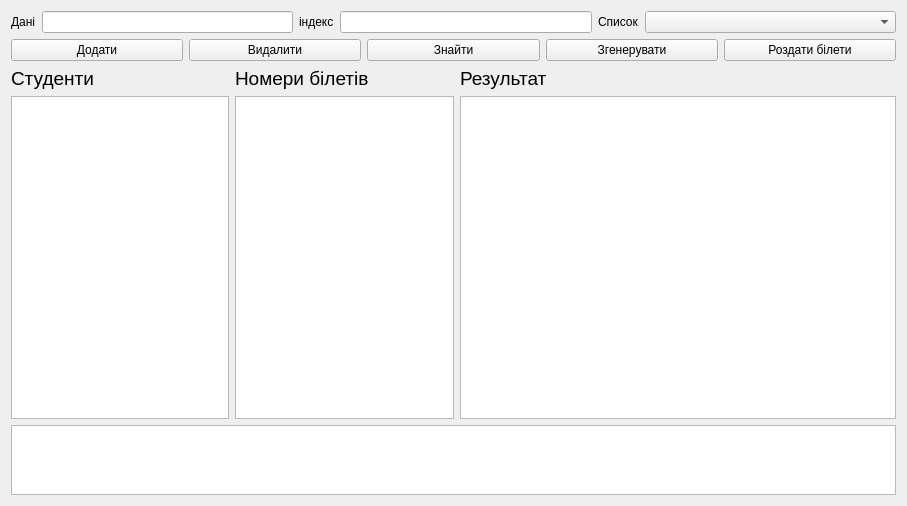
<?xml version="1.0" encoding="UTF-8"?>
<ui version="4.0">
 <class>Form</class>
 <widget class="QWidget" name="Form">
  <property name="geometry">
   <rect>
    <x>0</x>
    <y>0</y>
    <width>907</width>
    <height>506</height>
   </rect>
  </property>
  <property name="windowTitle">
   <string>Лабораторна робота 3</string>
  </property>
  <layout class="QVBoxLayout" name="verticalLayout_5" stretch="0,5,1">
   <item>
    <layout class="QVBoxLayout" name="verticalLayout">
     <item>
      <layout class="QHBoxLayout" name="horizontalLayout" stretch="0,1,0,1,0,1">
       <item>
        <widget class="QLabel" name="label">
         <property name="text">
          <string>Дані</string>
         </property>
        </widget>
       </item>
       <item>
        <widget class="QLineEdit" name="leData"/>
       </item>
       <item>
        <widget class="QLabel" name="label_3">
         <property name="text">
          <string>індекс</string>
         </property>
        </widget>
       </item>
       <item>
        <widget class="QLineEdit" name="leIndex"/>
       </item>
       <item>
        <widget class="QLabel" name="label_2">
         <property name="text">
          <string>Список</string>
         </property>
        </widget>
       </item>
       <item>
        <widget class="QComboBox" name="cbList"/>
       </item>
      </layout>
     </item>
     <item>
      <layout class="QHBoxLayout" name="horizontalLayout_2">
       <item>
        <widget class="QPushButton" name="pbAdd">
         <property name="text">
          <string>Додати</string>
         </property>
        </widget>
       </item>
       <item>
        <widget class="QPushButton" name="pbDelete">
         <property name="text">
          <string>Видалити</string>
         </property>
        </widget>
       </item>
       <item>
        <widget class="QPushButton" name="pbFind">
         <property name="text">
          <string>Знайти</string>
         </property>
        </widget>
       </item>
       <item>
        <widget class="QPushButton" name="pbGenerate">
         <property name="text">
          <string>Згенерувати</string>
         </property>
        </widget>
       </item>
       <item>
        <widget class="QPushButton" name="pbGiveTickets">
         <property name="text">
          <string>Роздати білети</string>
         </property>
        </widget>
       </item>
      </layout>
     </item>
    </layout>
   </item>
   <item>
    <layout class="QHBoxLayout" name="horizontalLayout_3" stretch="1,1,2">
     <item>
      <layout class="QVBoxLayout" name="verticalLayout_2">
       <item>
        <widget class="QLabel" name="lblStudents">
         <property name="font">
          <font>
           <pointsize>14</pointsize>
          </font>
         </property>
         <property name="text">
          <string>Студенти</string>
         </property>
        </widget>
       </item>
       <item>
        <widget class="QTableWidget" name="tbStudents">
         <attribute name="horizontalHeaderCascadingSectionResizes">
          <bool>true</bool>
         </attribute>
         <attribute name="horizontalHeaderDefaultSectionSize">
          <number>200</number>
         </attribute>
        </widget>
       </item>
      </layout>
     </item>
     <item>
      <layout class="QVBoxLayout" name="verticalLayout_3">
       <item>
        <widget class="QLabel" name="lblTickets">
         <property name="font">
          <font>
           <pointsize>14</pointsize>
          </font>
         </property>
         <property name="text">
          <string>Номери білетів</string>
         </property>
        </widget>
       </item>
       <item>
        <widget class="QTableWidget" name="tbTicket">
         <attribute name="horizontalHeaderDefaultSectionSize">
          <number>200</number>
         </attribute>
        </widget>
       </item>
      </layout>
     </item>
     <item>
      <layout class="QVBoxLayout" name="verticalLayout_4">
       <item>
        <widget class="QLabel" name="lblResult">
         <property name="font">
          <font>
           <pointsize>14</pointsize>
          </font>
         </property>
         <property name="text">
          <string>Результат</string>
         </property>
        </widget>
       </item>
       <item>
        <widget class="QTableWidget" name="tbResult">
         <attribute name="horizontalHeaderDefaultSectionSize">
          <number>400</number>
         </attribute>
        </widget>
       </item>
      </layout>
     </item>
    </layout>
   </item>
   <item>
    <widget class="QTextEdit" name="leResult">
     <property name="readOnly">
      <bool>true</bool>
     </property>
    </widget>
   </item>
  </layout>
 </widget>
 <resources/>
 <connections/>
</ui>
